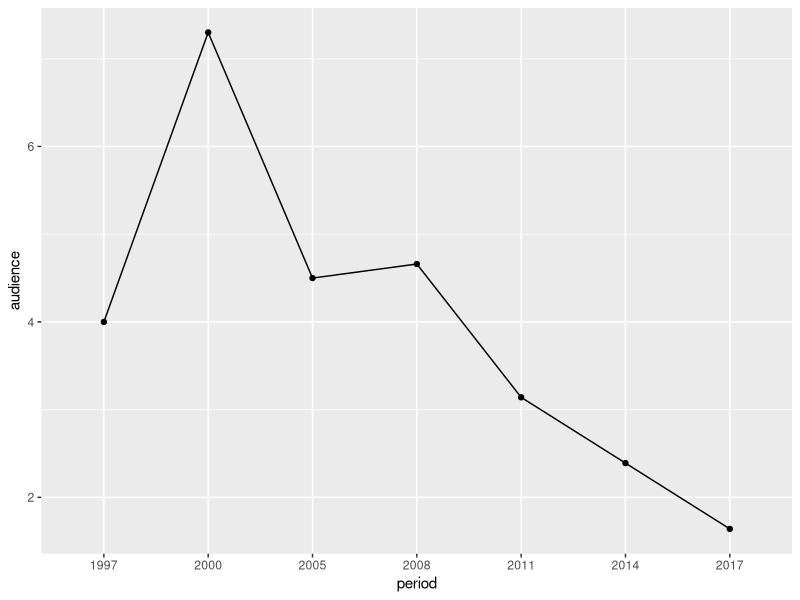

R code for this plot:
## ---- chunk 1
#| label = "setup",
#| include = FALSE
library(ggplot2)
## ---- chunk 2
#| label: fig-cars
#| fig-cap: "Klan viewership"
#| fig-width: 6
#| fig-height: 3.5

period <- c("1997", "2000", "2005", "2008", "2011", "2014", "2017")
audience <- c(4, 7.3, 4.5, 4.66, 3.14, 2.39, 1.64)
klan_df <- data.frame(period, audience)
ggplot(klan_df, aes(x=period, y=audience, group=1)) +
  geom_line() +
  geom_point()
